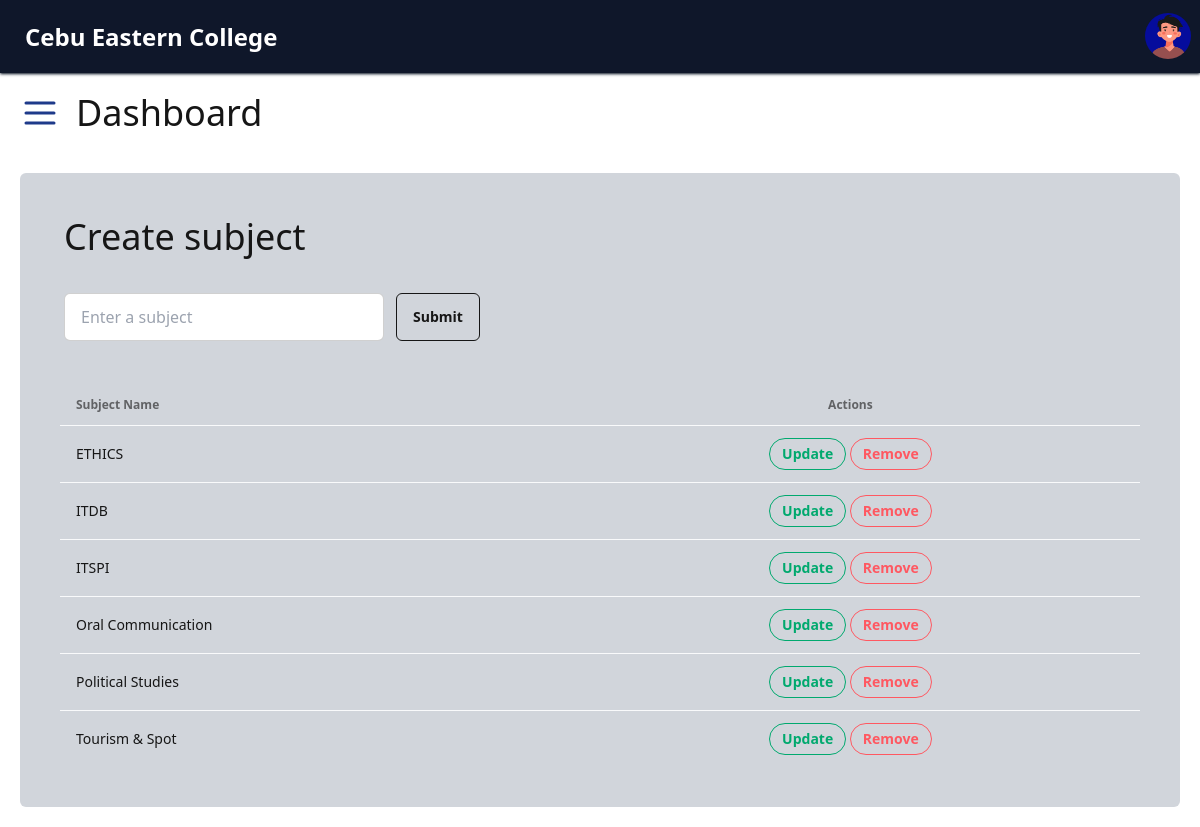
/admin/manage_subject.php (signed in), run on the app's committed database.
### tables this page shows
CREATE TABLE `tblsubject` (
  `subject_id` int(11) NOT NULL,
  `subject_name` varchar(255) NOT NULL,
  `is_minor` tinyint(1) NOT NULL DEFAULT 0,
  `subject_type` enum('Major','Minor') NOT NULL DEFAULT 'Minor',
  `department_id` int(11) NOT NULL
);

### admin/manage_subject.php (the view, shortened to what this page needs)
<?php
include("../database/models/dbconnect.php");
$selectedSubject = "";
$subjectList = displaysubject();
?>
<?php
function displaySubject()
{
  global $conn;
  try {
    $sql = "SELECT subject_id, subject_name FROM tblsubject";
    $stmt = $conn->prepare($sql);
    $stmt->execute();
    $result = $stmt->get_result();
    $subjectList = [];
    if ($result->num_rows > 0) {
      while ($row = $result->fetch_assoc()) {
        $subjectList[] = $row;
      }
    }
    return $subjectList;
  } catch (mysqli_sql_exception $e) {
    error_log("Error fetching subject: " . $e->getMessage());
    return [];
  }
}
?>
<?php include('../admin/header.php'); ?>
<!DOCTYPE html>
<html lang="en">
<head>
  <script src="https://cdn.tailwindcss.com"></script>
</head>
<body>
  <div class="p-5 m-5 bg-base-300 rounded-md">
    <div class="p-3 m-3">
      <h1 class="text-4xl">Create subject</h1>
    </div>
    <form action="<?php echo htmlspecialchars($_SERVER['PHP_SELF']); ?>" method="post" class="p-3 m-3">
      <div class="flex gap-3">
        <input type="text"
          name="subject"
          placeholder="Enter a subject"
          value="<?php echo htmlspecialchars($selectedSubject); ?>"
          required class="input input-bordered rounded-md w-full max-w-xs" />
        <input
          type="submit"
          value="Submit"
          class="btn btn-md btn-outline rounded-md" />
      </div>
    </form>
    <div id="subjectlist" class="overflow-x-auto p-5">
      <?php if (count($subjectList) > 0): ?>
        <table class="table">
          <thead>
            <tr class="text-center">
              <th class="text-start">Subject Name</th>
              <th>Actions</th>
            </tr>
          </thead>
          <tbody>
            <?php foreach ($subjectList as $index => $listsubject): ?>
              <tr class="hover">
                <td class="text-start"><?php echo htmlspecialchars($listsubject['subject_name']); ?></td>
                <td class="text-center">
                  <a class="btn btn-sm btn-outline btn-success" href="<?php echo htmlspecialchars($_SERVER['PHP_SELF']); ?>?edit=<?php echo $listsubject['subject_id']; ?>">Update</a>
                  <a class="btn btn-sm btn-outline btn-error" href="<?php echo htmlspecialchars($_SERVER['PHP_SELF']); ?>?delete=<?php echo $listsubject['subject_id']; ?>"
                    onclick="return confirm('Are you sure you want to delete this subject?');">Remove</a>
                </td>
              </tr>
            <?php endforeach; ?>
          </tbody>
        </table>
      <?php else: ?>
        <div class="text-center text-lg text-gray-500 mt-6">No subject Available</div>
      <?php endif; ?>
    </div>
  </div>
</body>
</html>

### data on the page
tblsubject: subject_name "ETHICS"
tblsubject: subject_name "ITDB"
tblsubject: subject_name "ITSPI"
tblsubject: subject_name "Oral Communication"
tblsubject: subject_name "Political Studies"
tblsubject: subject_name "Tourism & Spot"
